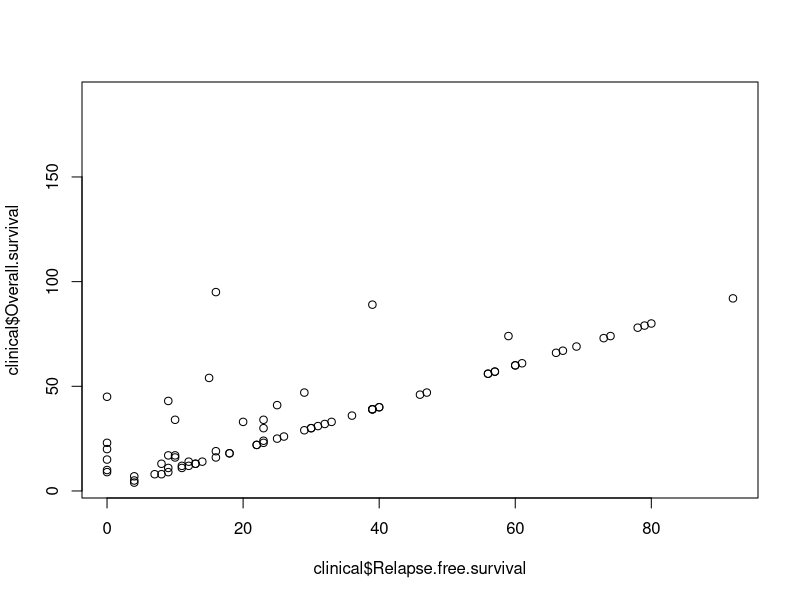
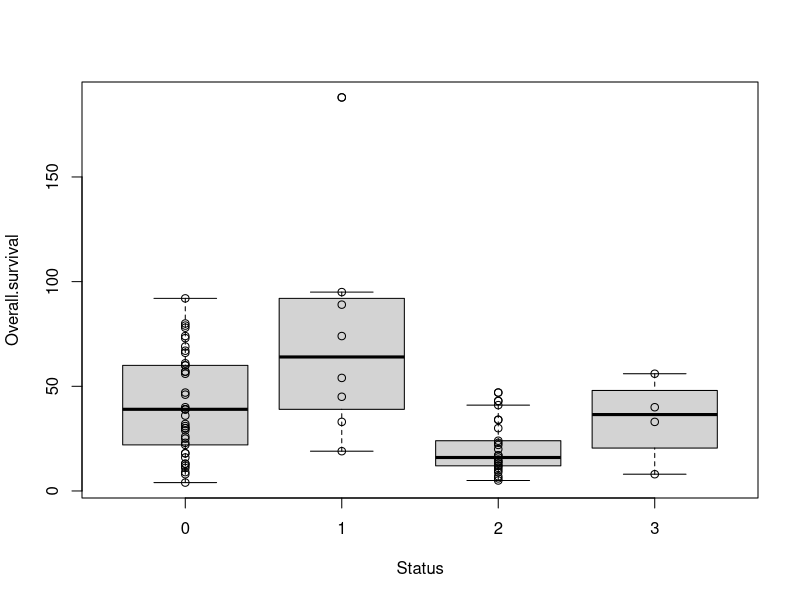
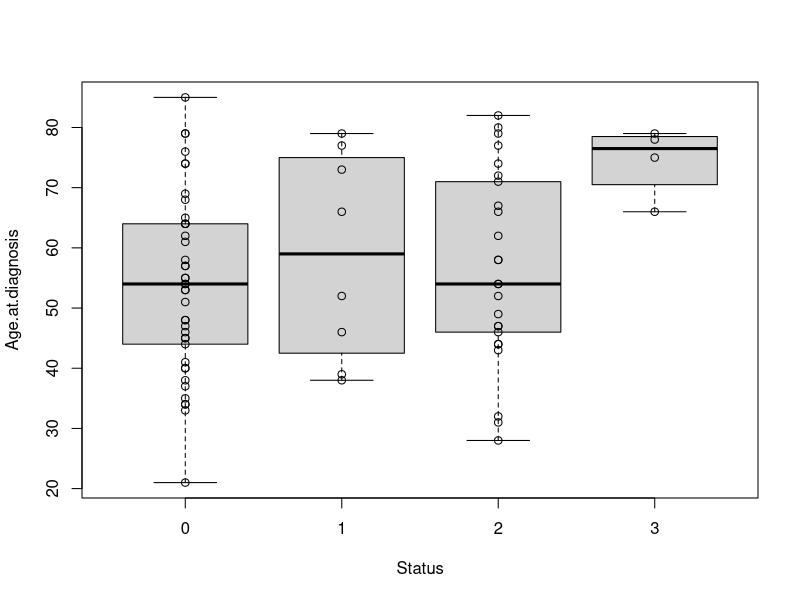
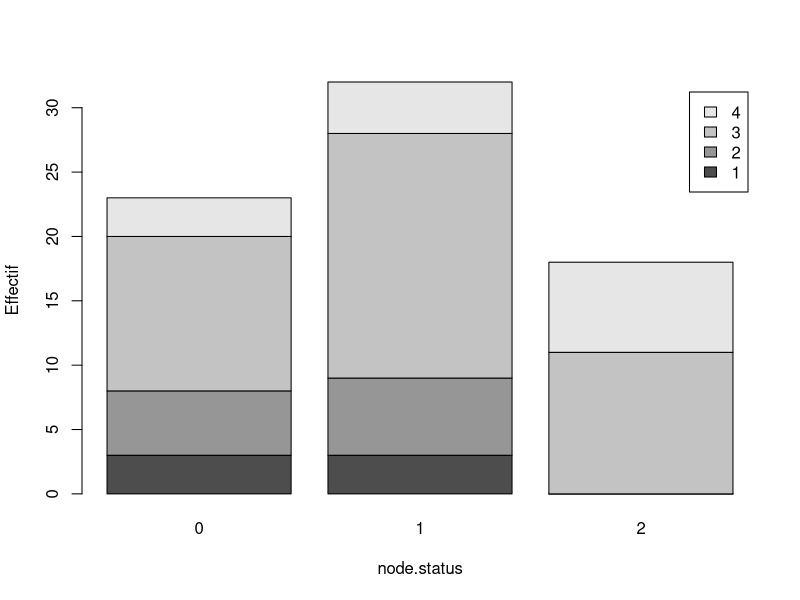
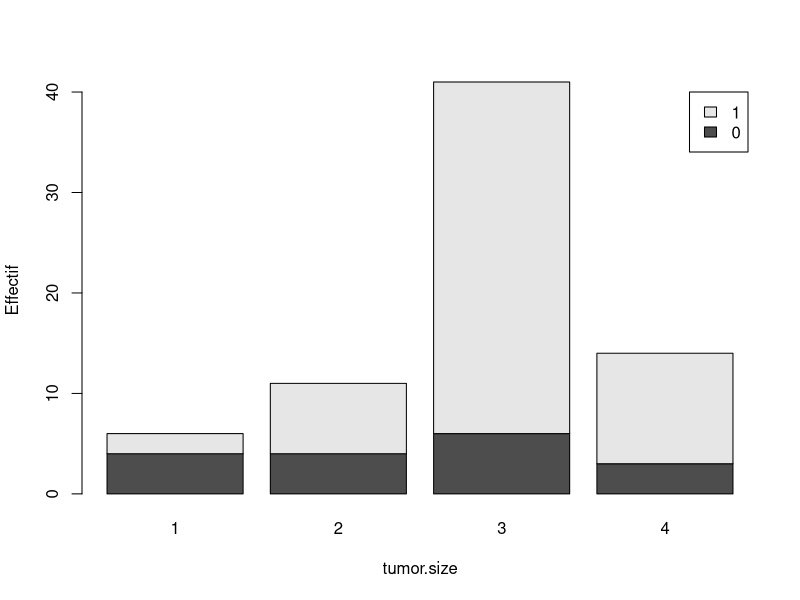
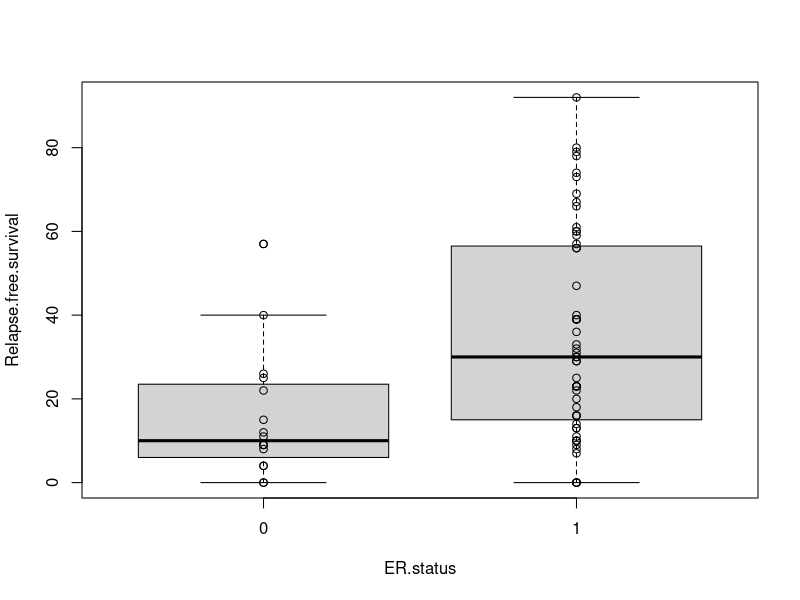

Source code (R) for these figures, in order:
cl = read.csv("ClinicalData_82patients.csv", header=T, row.name = 1)
### elimine la dernière colonne (Comments) --> 12 variables cliniques
clinical = cl[,-c(13)]

#clinical [ , c("Relapse.free.survival", "Overall.survival") ]
plot( clinical$Relapse.free.survival, clinical$Overall.survival )
cor.test( clinical$Relapse.free.survival, clinical$Overall.survival )

#clinical [ , c("Status", "Overall.survival") ]
boxplot(clinical$Overall.survival ~ as.factor(clinical$Status), xlab="Status", ylab="Overall.survival")
points(clinical$Overall.survival ~ as.factor(clinical$Status))
pairwise.t.test(clinical$Overall.survival, clinical$Status)

#clinical [ , c("Status", "Age.at.diagnosis") ]
boxplot(clinical$Age.at.diagnosis ~ as.factor(clinical$Status), xlab="Status", ylab="Age.at.diagnosis")
points(clinical$Age.at.diagnosis ~ as.factor(clinical$Status))
pairwise.t.test(clinical$Age.at.diagnosis, clinical$Status)

#table(clinical$tumor.size)
#table(clinical$node.status)
table(Tumor_size=clinical$tumor.size, Node=clinical$node.status)
barplot( table(clinical$tumor.size, clinical$node.status), legend=T, xlab="node.status", ylab="Effectif")
fisher.test( table(clinical$tumor.size, clinical$node.status) )

#table(clinical$tumor.size)
#table(clinical$ER.status)
table(Tumor_size=clinical$tumor.size, ER=clinical$ER.status)
barplot( t(table(clinical$tumor.size, clinical$ER.status)), legend=T, xlab="tumor.size", ylab="Effectif")
fisher.test( table(clinical$tumor.size, clinical$ER.status) )

#clinical [ , c("ER.status", "Relapse.free.survival") ]
boxplot(clinical$Relapse.free.survival ~ as.factor(clinical$ER.status), xlab="ER.status", ylab="Relapse.free.survival")
points(clinical$Relapse.free.survival ~ as.factor(clinical$ER.status))
pairwise.t.test(clinical$Relapse.free.survival, clinical$ER.status)
